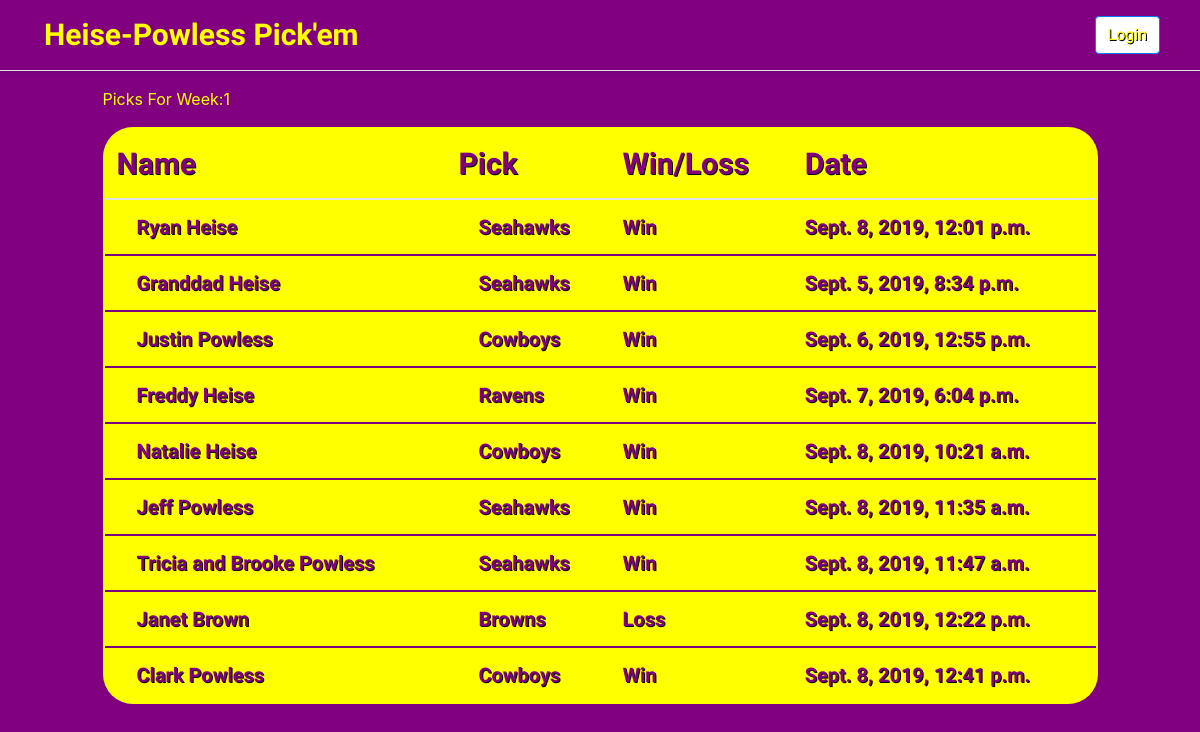
/weeks/picks/6ece5b08259b4559997391564bf920ef, run on the app's committed database.
### heisefootball/models.py (models this page shows, shortened)
class weeknumber(models.Model):
    id = models.UUIDField(primary_key=True,default = uuid4,editable=False)
    weeknum = models.IntegerField(primary_key=False)
    year = models.ForeignKey(Year,on_delete = models.CASCADE,related_name = "years",null = True)
    finished = models.BooleanField(default = True)

class weeklypicks(models.Model):
    picker = models.ForeignKey(Pickers,on_delete=models.CASCADE,related_name ="weeklypicks")
    pick = models.ForeignKey(Teams,on_delete = models.PROTECT,related_name = "team")
    weeknum = models.ForeignKey(weeknumber,on_delete = models.PROTECT,related_name = "week")
    date = models.DateTimeField(default = datetime.now())
    def win(self):
        try:
            matchup = matchups.objects.get(weeknum = self.weeknum, home = self.pick)
            if matchup.score_home > matchup.score_away:
                return "Win"
            elif matchup.score_home < matchup.score_away:
                return "Loss"
            elif matchup.score_home == 0 and matchup.score_away == 0:
                return "No Data"
            elif matchup.score_home == matchup.score_away:
                return "Tie"
            else:
                return "ERROR"
        except:
            matchup = matchups.objects.get(weeknum = self.weeknum, away = self.pick)
            if matchup.score_home < matchup.score_away:
                return "Win"
            elif matchup.score_home > matchup.score_away:
                return "Loss"
            elif matchup.score_home == 0 and matchup.score_away == 0:
                return "No Data"
            elif matchup.score_home == matchup.score_away:
                return "Tie"
            else:
                return "ERROR"

class Pickers(models.Model):
    verification =  models.IntegerField(default = random.randint(100000000,999999999))
    user = models.ForeignKey(User,on_delete =  models.CASCADE,related_name ="picker")
    wins = models.IntegerField(null = True,default = 0)
    losses = models.IntegerField(null = True,default = 0)
    ties =  models.IntegerField(null = True,default = 0)
    def __str__(self):
        return f"{self.user.first_name} {self.user.last_name}"

class Teams(models.Model):
    name = models.CharField(max_length=255)
    banned = models.BooleanField(default = False)
    byweek =  models.IntegerField()
    code = models.CharField(max_length = 3)
    def __str__(self):
        return f"{self.name}"

class matchups(models.Model):
    home = models.ForeignKey(Teams,on_delete = models.PROTECT,related_name = "home_games")
    away =  models.ForeignKey(Teams,on_delete = models.PROTECT,related_name = "away_games")
    weeknum = models.ForeignKey(weeknumber,on_delete= models.CASCADE,related_name = "games")
    score_home =  models.IntegerField(default = 0)
    score_away = models.IntegerField(default = 0)
    eid = models.IntegerField()

### heisefootball/views.py (the view)
# urls.py: path("weeks/picks/<str:week_id>",views.allpicks,name = "picks"),
def allpicks(request,week_id):
    week = weeknumber.objects.get(id=week_id)
    pics = weeklypicks.objects.filter(weeknum = week).all()
    picks = []
    for pick in pics:
        try:
            picks.append({"pick":pick,"matchup":matchups.objects.get(weeknum = week,home = pick.pick)})
        except:
            picks.append({"pick":pick,"matchup":matchups.objects.get(weeknum = week,away = pick.pick)})
    return render(request,"picks.html",{"picks":picks,"week":week})

### heisefootball/templates/picks.html (shortened to what this page needs)
{% extends "layout.html" %}
{% block body %}
{%if picks%}
<div class ="row justify-content-md-center">
<div class ="col col-md-10 ">
  <p>Picks For Week:{{week.weeknum}}</p>
<table class="table tabled bordered">
  <thead class ="labels">
    <tr class = "bordered rounded">
      <th scope="col" >Name</th>
      <th scope = "col">Pick</th>
      <th scope = "col">Win/Loss</th>
      <th scope = "col">Date</th>
    </tr>
  </thead>
  <tbody>
    {% for pick in picks %}
    <tr class = "bordered rounded">
      <td><a class = "a" href = "/picker/picks/{{pick.pick.picker.id}}">{{pick.pick.picker}}</a></td>
      <td><a class = "a" href = "/matches/pick/{{pick.matchup.id}}">{{pick.pick.pick}}</a></td>
      <td>{{pick.pick.win}}</td>
      <td>{{pick.pick.date}}</td>
    </tr>
    {%endfor%}
  </tbody>
</table>
{% else %}
<p style = "color:purple;">Sorry No Picks Found</p>
{% endif  %}
</div>
</div>
{% endblock %}

### heisefootball/static/tired.css (style rules this page uses)
p { color:yellow; }
a { color:yellow; text-shadow: 1px 1px black; font-size:20px; font-family: 'PT Sans', sans-serif; padding-left:20px; font-weight: bolder; }
.a { color:purple; }

### heisefootball/templates/picks.html (style rules this page uses)
body { background-color:purple; }
.tabled { background-color:yellow; color:purple; text-shadow: 1px 1px black; font-size:20px; font-family: 'PT Sans', sans-serif; padding-left:20px; font-weight: bolder; }
.labels { color:purple; text-shadow: 1px 1px black; font-size:30px; font-family: 'PT Sans', sans-serif; padding-left:20px; font-weight: bolder; }
.bordered { border: 2.5px solid purple; border-radius: 30px; border-collapse:seperate; perspective: 1px; overflow:hidden; }
a { color:purple; }

### data on the page
weeknumber: weeknum "1"
weeklypicks: pick.picker "Ryan Heise", pick.pick "Seahawks", pick.win "Win", pick "Sept. 8, 2019, 12:01 p.m."
weeklypicks: pick.picker "Granddad Heise", pick.pick "Seahawks", pick.win "Win", pick "Sept. 5, 2019, 8:34 p.m."
weeklypicks: pick.picker "Justin Powless", pick.pick "Cowboys", pick.win "Win", pick "Sept. 6, 2019, 12:55 p.m."
weeklypicks: pick.picker "Freddy Heise", pick.pick "Ravens", pick.win "Win", pick "Sept. 7, 2019, 6:04 p.m."
weeklypicks: pick.picker "Natalie Heise", pick.pick "Cowboys", pick.win "Win", pick "Sept. 8, 2019, 10:21 a.m."
weeklypicks: pick.picker "Jeff Powless", pick.pick "Seahawks", pick.win "Win", pick "Sept. 8, 2019, 11:35 a.m."
weeklypicks: pick.picker "Tricia and Brooke Powless", pick.pick "Seahawks", pick.win "Win", pick "Sept. 8, 2019, 11:47 a.m."
weeklypicks: pick.picker "Janet Brown", pick.pick "Browns", pick.win "Loss", pick "Sept. 8, 2019, 12:22 p.m."
weeklypicks: pick.picker "Clark Powless", pick.pick "Cowboys", pick.win "Win", pick "Sept. 8, 2019, 12:41 p.m."
